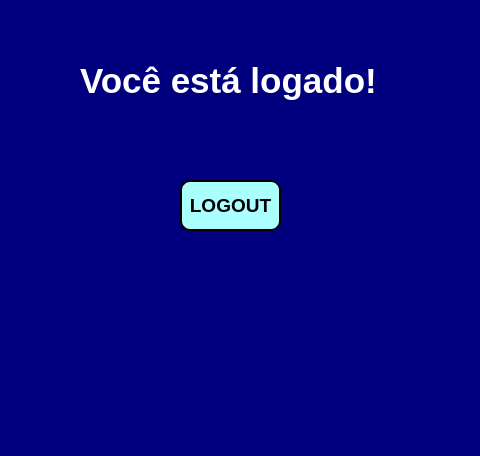
<?xml version="1.0" encoding="UTF-8"?>
<ui version="4.0">
 <class>MainWindow</class>
 <widget class="QMainWindow" name="MainWindow">
  <property name="enabled">
   <bool>true</bool>
  </property>
  <property name="geometry">
   <rect>
    <x>0</x>
    <y>0</y>
    <width>480</width>
    <height>456</height>
   </rect>
  </property>
  <property name="maximumSize">
   <size>
    <width>480</width>
    <height>456</height>
   </size>
  </property>
  <property name="windowTitle">
   <string>MainWindow</string>
  </property>
  <property name="styleSheet">
   <string notr="true">background-color: rgb(0, 0, 127);</string>
  </property>
  <widget class="QWidget" name="centralwidget">
   <widget class="QLabel" name="label">
    <property name="geometry">
     <rect>
      <x>80</x>
      <y>60</y>
      <width>341</width>
      <height>41</height>
     </rect>
    </property>
    <property name="font">
     <font>
      <pointsize>26</pointsize>
      <weight>75</weight>
      <bold>true</bold>
     </font>
    </property>
    <property name="styleSheet">
     <string notr="true">color: rgb(255, 255, 255);</string>
    </property>
    <property name="text">
     <string>Você está logado!</string>
    </property>
   </widget>
   <widget class="QPushButton" name="pushButton_3">
    <property name="geometry">
     <rect>
      <x>180</x>
      <y>180</y>
      <width>101</width>
      <height>51</height>
     </rect>
    </property>
    <property name="font">
     <font>
      <pointsize>14</pointsize>
      <weight>75</weight>
      <bold>true</bold>
     </font>
    </property>
    <property name="styleSheet">
     <string notr="true">background-color: rgb(170, 255, 255);
border-radius:10px;
border-style:outset;
border-width: 2px;
border-color:black</string>
    </property>
    <property name="text">
     <string>LOGOUT</string>
    </property>
   </widget>
  </widget>
  <widget class="QMenuBar" name="menubar">
   <property name="geometry">
    <rect>
     <x>0</x>
     <y>0</y>
     <width>480</width>
     <height>21</height>
    </rect>
   </property>
  </widget>
  <widget class="QStatusBar" name="statusbar"/>
 </widget>
 <resources/>
 <connections/>
</ui>
